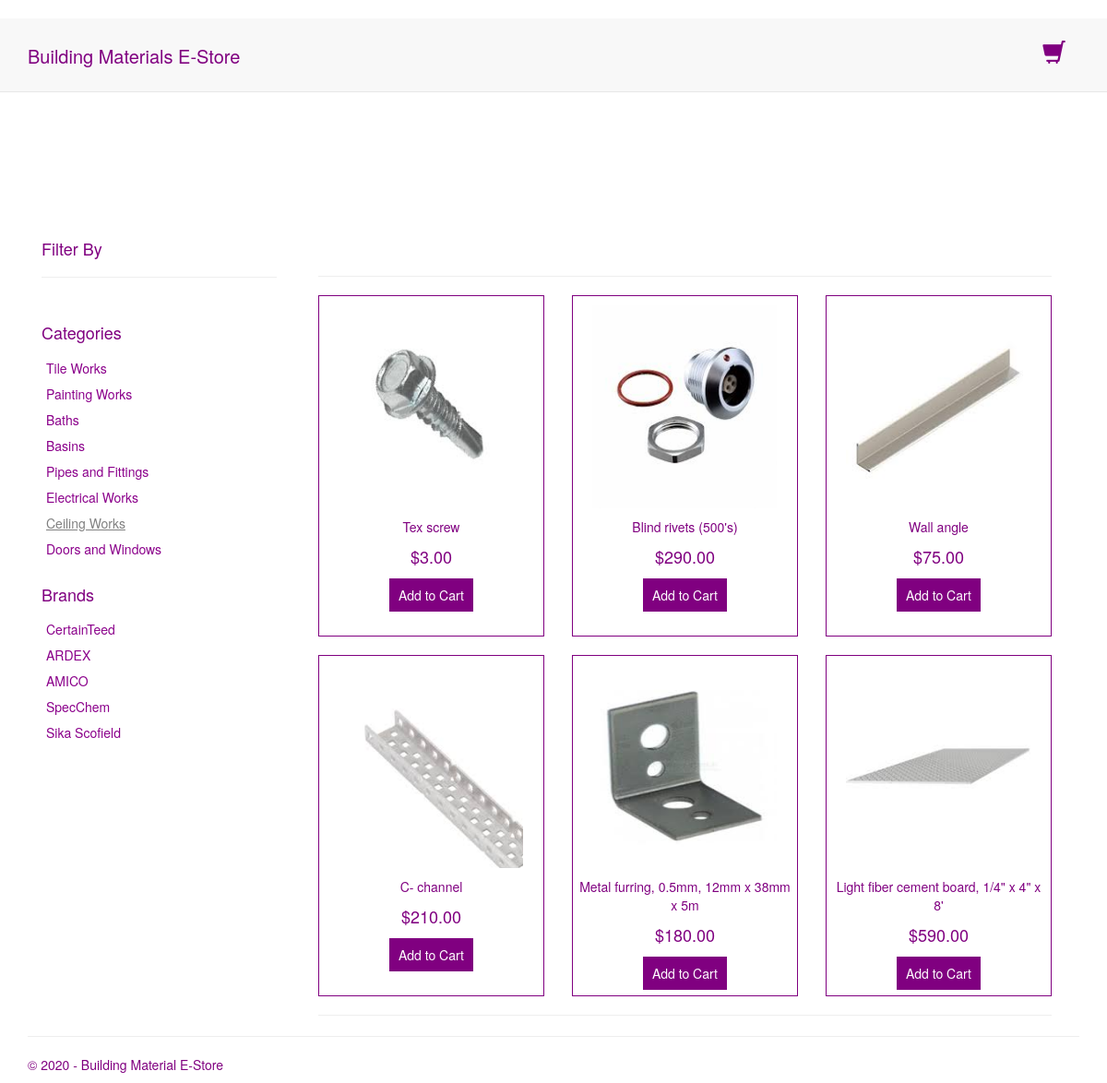
Page /catalogue/ceiling-works/all-brands/ on the committed database.
### catalogueapp/models.py (models this page shows, shortened)
class Base(models.Model):
    created_date = models.DateTimeField(auto_now_add=True)
    modified_date = models.DateTimeField(auto_now=True)
    class Meta:
        abstract = True

class Category(Base):
    Category_Status = [(0,"Active"),(1,"InActive")]
    name  = models.CharField(max_length=50, unique=True)
    slug = models.SlugField(max_length=50, unique=True, help_text='Unique value for category page URL, created from name.')
    description  = models.TextField()
    meta_description  = models.CharField("Meta Description", max_length=500, help_text='Content for description meta tag')
    meta_keywords  = models.CharField("Meta Keywords", max_length=500, help_text='Comma separated set of SEO keywords for meta tag')
    category_status  = models.IntegerField(choices=Category_Status, default=0)
    class Meta:
        db_table = 'categories'
        ordering = ['-created_date']
        verbose_name_plural = 'Categories'

class Brand(Base):
    Brand_Status = [(0,"Active"),(1,"InActive")]
    name  = models.CharField(max_length=50, unique=True)
    slug = models.SlugField(max_length=50, unique=True, help_text='Unique value for brand page URL, created from name.')
    description  = models.TextField()
    meta_description  = models.CharField("Meta Description", max_length=255, help_text='Content for description meta tag')
    meta_keywords  = models.CharField("Meta Keywords", max_length=255, help_text='Comma separatedset of SEO keywords for meta tag')
    brand_status  = models.IntegerField(choices=Brand_Status, default=0)
    class Meta:
        db_table = 'brands'
        ordering = ['-created_date']
        verbose_name_plural = 'Brands'

class Product(Base):
    Product_Status = [(0,"Active"),(1,"InActive")]
    name  = models.CharField(max_length=50)
    slug = models.SlugField(max_length=500, unique=True, help_text='Unique value for product page URL, created from name.')
    description  = models.TextField()
    meta_description  = models.CharField("Meta Description", max_length=500, help_text='Content for description meta tag')
    meta_keywords  = models.CharField("Meta Keywords", max_length=500, help_text='Comma separated set of SEO keywords for meta tag')
    sku = models.CharField(max_length=100)
    model = models.CharField(max_length=200)
    price = models.DecimalField(max_digits=10,decimal_places=2)
    old_price = models.DecimalField(max_digits=10,decimal_places=2, blank=True,default=0.00)
    image_url = models.CharField(max_length=250)
    is_bestseller = models.BooleanField(default=False)
    is_featured = models.BooleanField(default=False)
    quantity = models.IntegerField()
    categories = models.ManyToManyField(Category)
    brands = models.ManyToManyField(Brand)
    product_status  = models.IntegerField(choices=Product_Status, default=0)
    class Meta:
        db_table = 'products'
        ordering = ['-created_date']

### catalogueapp/views.py (the view)
# urls.py: path('', views.catalogue, name='catalogue'),
def catalogue(request, category_slug='all-categories', brand_slug='all-brands'):
    assert isinstance(request, HttpRequest)
    if request.method == "POST":
       cart_service.add_to_cart(request) #We are adding item to the cart
       page_object = catalogue_service.fetch_products(request, category_slug, brand_slug)
       return render(
           request,
           'catalogueapp/index.html',
            {
                'title': 'Product Page',
                'year':datetime.now().year,
                'page_object': page_object,
                'selected_category':category_slug,
                'selected_brand':brand_slug,
            }
         )
    else:
        page_object = catalogue_service.fetch_products(request, category_slug, brand_slug)
        return render(
            request,
            'catalogueapp/index.html',
            {
                'title': 'Product Page',
                'year':datetime.now().year,
                'page_object': page_object,
                'selected_category':category_slug,
                'selected_brand':brand_slug,
            }
)

### app/bmes_context_service.py (called while the page is built)
def bmes_context(request):
    return {
              'site_name': settings.SITE_NAME,
              'categories': Category.objects.filter(category_status=0),
              'brands': Brand.objects.filter(brand_status=0),
              'selected_category':'all-categories',
              'selected_brand':'all-brands',
              'cart_item_count': cart_service.cart_items_count(request),
              'cart_total': cart_service.get_cart_total(request),
              'cart_items': cart_service.get_cart_items(request),
           }

### cartapp/cart_service.py (called while the page is built)
def _unique_cart_id(request):
     if request.session.get(UNIQUE_CART_ID_SESSION_KEY,'') == '':
         request.session[UNIQUE_CART_ID_SESSION_KEY] = _generate_unique_id()
     return request.session[UNIQUE_CART_ID_SESSION_KEY]

def _generate_unique_id():
    u_id = uuid.uuid1()
    u_id_string = str(u_id)
    return u_id_string

def get_cart(request):
    unique_id =_unique_cart_id(request)
    try:
        cart = get_object_or_404(Cart, unique_cart_id=unique_id)
        return cart
    except :
        return None

def get_cart_items(request):
    cart = get_cart(request)
    if cart:
        return CartItem.objects.filter(cart__unique_cart_id=_unique_cart_id(request))

def cart_items_count(request):
    items = get_cart_items(request)
    int = 0
    if items:
       for item in items:
           int +=item.quantity
    return int

def get_cart_total(request):
    cart = get_cart(request)
    cart_total = decimal.Decimal('0.00')
    if cart:
        cart_items = CartItem.objects.filter(cart__unique_cart_id=_unique_cart_id(request))
        for item in cart_items:
            cart_total += item.cart_item_total()
        return cart_total
    else:
        return cart_total

### catalogueapp/templates/catalogueapp/index.html
{% extends "app/layout.html" %}
{% block content %}
<div class="container">
  <div class="row">
    <div class="col-md-3 index__filter-wrapper">
      <h4 class="index__filter-title">Filter By</h4>
      <hr/>
      <div>
        {% include 'catalogueapp/partials/category.html' %}
      </div>
      <div>
        {% include 'catalogueapp/partials/brand.html' %}
      </div>
    </div>
    <div class="col-md-9 {%if page_object.has_other_pages %}index__product-wrapper--has-pages{%else%}index__product-wrapper--no-pages{% endif%}">
      {% include 'catalogueapp/partials/product_list.html' %}
    </div>
  </div>
</div>
{% endblock %}

### catalogueapp/templates/catalogueapp/partials/category.html
﻿<h5 class="category__heading">Categories</h5>
{% for c in categories %}
    <div class="category__list-wrapper">
      {% if c.slug == selected_category%}
         <a href="{% url 'catalogueapp:catalogue' c.slug selected_brand %}" class="category__selected">{{ c.name }}</a>
      {% else %}
         <a href="{% url 'catalogueapp:catalogue' c.slug selected_brand %}" class="category__not-selected">{{ c.name }}</a>
      {% endif %}
    </div>
{% endfor %}

### catalogueapp/templates/catalogueapp/partials/brand.html
﻿<h5 class="brand__heading">Brands</h5>
{% for b in brands %}
    <div class="brand__list-wrapper">
      {% if b.slug == selected_brand%}
           <a href="{% url 'catalogueapp:catalogue' selected_category b.slug %}" class="brand__selected">{{ b.name }}</a>
      {% else %}
           <a href="{% url 'catalogueapp:catalogue' selected_category b.slug %}" class="brand__not-selected">{{ b.name }}</a>
      {% endif %}
    </div>
{% endfor %}

### catalogueapp/templates/catalogueapp/partials/product_list.html (shortened to what this page needs)
﻿<div class="container">
  <div class="row">
  </div>
  <hr class="product-list__upper-horizontal-line"/>
  <div class="row">
    {%if page_object%}
        {% for product in page_object %}
            <div class="col-md-4">
              {% include 'catalogueapp/partials/product_list_item.html'%}
            </div>
        {% endfor %}
    {% endif%}
  </div>
  <hr class="product-list__lower-horizontal-line"/>
  <div class="row">
  </div>
</div>

### catalogueapp/templates/catalogueapp/partials/product_list_item.html (shortened to what this page needs)
﻿<div class="product-list-item">
  <div class="product-list-item__image-wrapper">
    {% load static %}
    <img src="{% static 'app/images/productimages/main/'%}{{product.image_url}}" class="product-list-item__image"/>
  </div>
  <div>
    <p class="product-list-item__product-name">{{product.name}}</p>
  </div>
  <div>
    <p class="product-list-item__product-price">${{product.price}}</p>
  </div>
  <div>
    <form method="post">
      <button type="submit" name="submit" class="product-list-item__button">Add to Cart</button>
    </form>
  </div>
</div>

### app/static/app/content/site.css (style rules this page uses)
body { padding: 0px; margin: 0px; }
form { padding: 0px; margin: 0px; }

### app/static/app/content/bmes.css (style rules this page uses)
.brand__heading { font-size: 18px; font-weight: 500; color: purple; }
.brand__list-wrapper { padding-top: 8px; padding-left: 5px; }
.brand__not-selected { color: darkmagenta; }
.category__heading { font-size: 18px; font-weight: 500; color: purple; }
.category__list-wrapper { padding-top: 8px; padding-left: 5px; }
.category__selected { color: gray; text-decoration-line: underline; }
.category__not-selected { color: darkmagenta; }
.index__filter-wrapper { padding-top: 70px; padding-bottom: 250px; }
.index__filter-title { font-size: 18px; font-weight: 400; color: purple; }
.index__product-wrapper--no-pages { padding-top: 79px; }
.product-list__upper-horizontal-line { padding: 0px; margin: 0px; }
.product-list__lower-horizontal-line { padding-bottom: -18px; margin-bottom: -18px; }
.product-list-item { height: 370px; text-align: center; padding: 10px 5px 10px 5px; border: 1px solid purple; }
.product-list-item__image-wrapper { margin-bottom: 10px; }
.product-list-item__image { height: 220px; width: 200px; }
.product-list-item__product-name { font-size: 14px; font-weight: 500; color: purple; }
.product-list-item__product-price { font-size: 18px; font-weight: 500; color: purple; }
.product-list-item__button { background-color: purple; color: white; padding: 8px 10px; border: none; }

### rows in the picture
Category: name "Tile Works"
Category: name "Painting Works"
Category: name "Baths"
Category: name "Basins"
Category: name "Pipes and Fittings"
Category: name "Electrical Works"
Category: name "Ceiling Works"
Category: name "Doors and Windows"
Brand: name "CertainTeed"
Brand: name "ARDEX"
Brand: name "AMICO"
Brand: name "SpecChem"
Brand: name "Sika Scofield"
Product: image_url (picture), name "Tex screw", price "3.00"
Product: image_url (picture), name "Blind rivets (500's)", price "290.00"
Product: image_url (picture), name "Wall angle", price "75.00"
Product: image_url (picture), name "C- channel", price "210.00"
Product: image_url (picture), name "Metal furring, 0.5mm, 12mm x 38mm x 5m", price "180.00"
Product: image_url (picture), name "Light fiber cement board, 1/4\" x 4\" x 8'", price "590.00"
